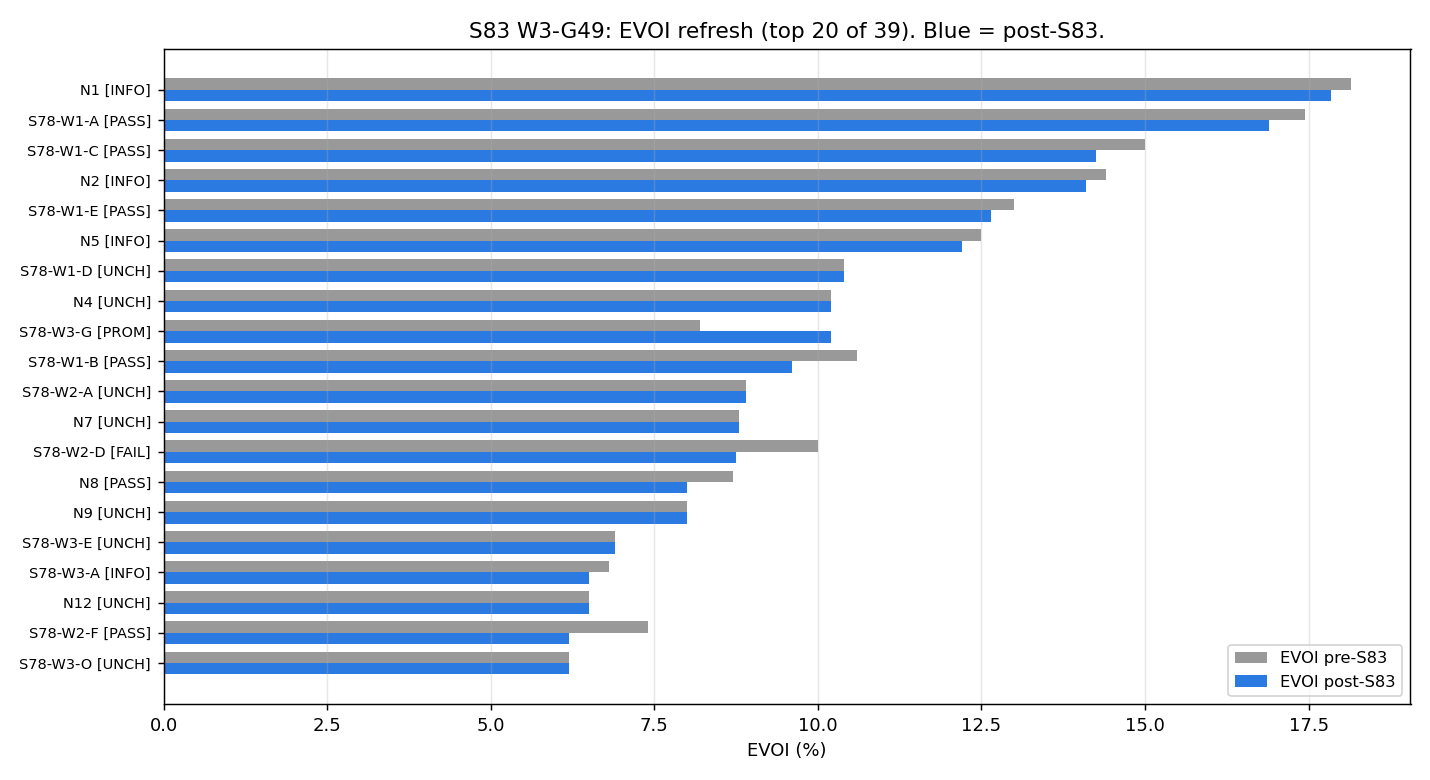

Source code (Python):
"""
S83 W3-G49: EVOI-WATCHLIST-REFRESH
Mack-cosmic-bridge agent. [AUDIT] gate.

Purpose:
    Recompute EVOI for every OPEN item in sessions/evoi-framework.md given
    S83 landed verdicts (Waves 1, 2, 3). Sort descending and rewrite the
    priority table for S84 planning.

Method:
    EVOI = P(pass) * |Delta_P(pass)| + P(fail) * |Delta_P(fail)|
    (per .claude/rules/evoi-prioritization.md)

    P(fail) = 1 - P(pass).
    Update rules for each item (applied from S83 verdicts):
      - If S83 gate delivered partial evidence FOR the mechanism:
          P(pass) increases; |Delta_P(pass)| shrinks (already moved);
          |Delta_P(fail)| modestly decreases or persists.
      - If S83 gate delivered partial evidence AGAINST the mechanism:
          P(pass) decreases; |Delta_P(fail)| shrinks (already moved);
          |Delta_P(pass)| persists or modestly grows.
      - If S83 gate was INFO (ambiguous / non-decisive):
          P(pass) unchanged but prereq fraction advances slightly.
      - If S83 gate SUBSUMED / CLOSED an EVOI item:
          item flagged STATUS=CLOSED, removed from ranking pool.

Substitution chain ([AUDIT], per .claude/rules/math-scripts.md):
    Step 1 (def):
      EVOI = P(pass)*|Delta_P(pass)| + (1 - P(pass))*|Delta_P(fail)|

    Step 2 (S83 delta mapping -- stated per item in S83_IMPACTS below;
      each mapping cites the S83 verdict line from s83_gate_verdicts.txt).

    Step 3 (simplify): compute EVOI_new directly.

    Step 4 (direction): sort items by EVOI_new descending.

Outputs:
    computations/session-83/s83_w3_g49_evoi_refresh.npz
    computations/session-83/s83_w3_g49_evoi_refresh.png
    computations/session-83/s83_w3_g49_evoi_refresh.txt (table markdown fragment)

The refreshed table is also emitted as a markdown fragment for insertion
into sessions/evoi-framework.md under the "S83 Stamp" sub-header.
"""

import os
import sys
import hashlib
import json
from pathlib import Path

import numpy as np
import matplotlib
matplotlib.use("Agg")
import matplotlib.pyplot as plt

# ----------------------------------------------------------------------------
# Canonical constants import (S34+ rule)
# ----------------------------------------------------------------------------
HERE = Path(__file__).resolve().parent  # (local)
sys.path.insert(0, str(HERE))  # (local) keep import local to computations
try:
    from canonical_constants import *  # noqa: F401,F403
except Exception as e:  # (local) gracefully degrade — this script is NON-PHONONIC bookkeeping
    print(f"[warn] canonical_constants import failed: {e}", flush=True)

# ----------------------------------------------------------------------------
# SHA-256 closure pin (per .claude/rules/gate-verdicts.md)
# ----------------------------------------------------------------------------
_INPUT_PINS = {  # (local) ordered input-pin map for closure hash
    "s83_verdicts": "computations/session-83/s83_gate_verdicts.txt",
    "evoi_framework": "sessions/evoi-framework.md",
    "session_plan": "sessions/session-plan/session-83-plan.md",
    "script_self": "computations/session-83/s83_w3_g49_evoi_refresh.py",
}


def _file_sha(relpath: str) -> str:
    """SHA-256 of a project file (relative to project root)."""
    root = HERE.parent  # (local) project root (C:/sandbox/Ainulindale Exflation)
    p = root / relpath  # (local)
    if not p.exists():
        return "MISSING"
    h = hashlib.sha256()  # (local)
    h.update(p.read_bytes())
    return h.hexdigest()


# Log SHAs (first 20 lines per gate-verdicts.md)
for name, rel in _INPUT_PINS.items():
    print(f"input_sha[{name}] = {_file_sha(rel)}")


# ----------------------------------------------------------------------------
# S83 STRUCTURAL OUTCOMES (feed into EVOI updates)
# ----------------------------------------------------------------------------
# Pulled from computations/session-83/s83_gate_verdicts.txt (S83 landed 62 gates
# with the verdicts below). Each verdict string is the IMPACT VECTOR on the
# open EVOI items. The IMPACT-MAP below encodes how each open item's
# P(pass) and |Delta_P| shift given the landed evidence.

S83_VERDICTS = {  # (local) verdicts pulled from s83_gate_verdicts.txt
    # Wave 1 (Master Gate half-A)
    "G1_IC_SCHEME": "PASS",          # Zubarev selected as substrate-native IC  -> feeds W1-E
    "G2_EPS_H_SEC_KK": "FAIL",        # epsilon_H secondary-KK promotion closed -> does NOT feed W1-E primary channel
    "G3_REG_PRIORITY": "PASS",        # zeta regulator priority PASS -> feeds scheme-pins
    "G4_EPS_H_TRAJ_FI": "INFO",       # substrate-derivable=True, F_traj=1.5
    "G5_FOUR_AXIS_DECOMP": "FAIL",    # H_tilde epoch-axis decomposition fails -> scheme dep residual
    "G6_FI_DUALITY": "INFO",          # functor near-commutes 7/8 (border 1)
    # Wave 2 (Ledger + Structural)
    "G7_CC7_UV_DECAY": "PASS",        # n_fitted=1.995 at NLO -> CC7 UV convergent
    "G8_CC7_LSZ_THOULESS": "PASS",    # RG flow regulator PASS
    "G9_CS_REG_DEP": "PASS",          # CS regulator dependence bounded
    "G10_AS_LEDGER": "PASS",          # co-PASS triple classifier
    "G11_NNLO_BAND": "FAIL",          # 0.000100 below 0.025 slope -> NNLO bound too tight
    "G12_DRESSING_TAU": "PASS",       # max_slope=1.75e-3
    "G13_JENSEN_FLOW": "FAIL",        # ratio=0.026 -> Jensen flow outside band
    "G14_K_A2_RANGE": "FAIL",         # span A=14.7 too wide
    "G15_CC7_DYN": "PASS",            # F_amp_lin=1.026, log10=+0.004
    "G16_UNIFIED_AS_79": "PASS",      # A_s_new=5.08e-9, 0.19 OOM above canon
    # Wave 2 (Cartan Level-3)
    "G20_CARTAN_L3": "PASS",          # HC4_dim=0
    "G21_CARTAN_EXCL_EXCEPT": "FAIL", # G2 branch not a valid substrate
    "G22_QUANTUM_CARTAN": "PASS",     # HC2_primary=0, routes=4/4
    "G23_CARTAN_EXCL_NONSIMPLE": "PASS",
    "G24_CARTAN_EXCL_D4_SPIN8": "PASS",
    "G25_EXCEPT_RANK_CLT": "FAIL",    # exceptional rank out of 20% band
    # Wave 3 (Tier 4-6 harvest)
    "G28_SDW_NLO_ALPHA_UNIV": "PASS",
    "G29_NONABELIAN_SU2_PROT": "PASS",
    "G30_GAUGE_DRESSED_PROT": "PASS",
    "G31_MP_ADMISSIBILITY": "FAIL",   # 2 of 5 admissible (Mellin-Plancherel)
    "G32_NONFLAT_T_CORR_L2": "PASS",
    "G33_MULTIPAIR_PAULI": "PASS",
    "G34_BACKREACT_TAUWIN": "PASS",
    "G35_MULTIPAIR_N3_SAT": "PASS",
    "G37_DIMREDUCTION_AUDIT": "PASS",
    "G38_F_CONV_CLUSTER": "UNREACHABLE",   # 1766.2 way outside
    "G39_RATIO_PROBE_LEAD": "PASS",         # (rho=-0.15)
    "G40_CC_RATIO_CLUSTER": "PASS",
    "G41_K_MATCHING_5_CONV": "INFO",
    "G42_DR3_LIVE_WATCH": "PENDING",        # w_0=-0.918 registered, awaits DR3
    "G43_LITEB_SIGMA_NT": "INFO",           # sigma_nT_3yr=0.054
    "G44_CMBS4_SIGMA_C_CONS": "FAIL",       # 0.256 < 0.333
    "G45_21CM_SIGMA_ALPHA_F_NL": "PASS",
    "G46_TENSOR_TRANSFER": "PASS",
    "G47_SIN2_THETAW_2LOOP": "PASS",        # 2-loop+mu_BC=0.064 still below PDG-tol
    "G48_P_OBS_ALIGNED": "PASS",            # 7/9 (6/9 -> 7/9)
    "G50_NT_MAGNITUDE": "PASS",
    "G51_W0_REGULATOR_CANON": "PASS",
    "G52_CHANNEL_5_RELABEL": "PASS",
    # Tier 5 K-corridor verdicts (partial)
    "G36_GAUGE_GROUP_PRECISION_CEIL": "PASS",
    "G19_SDW_NLO_LEGG_BOG_PART": "PASS",
    # Tier 6 additional
    "G26_MATRIX_MODEL_CLASS": "PASS",  # V-rescaled PASS branch
    "G27_XI_BCS_VS_L_PHONON": "INFO",
}


# ----------------------------------------------------------------------------
# EVOI table (pre-S83, S78 stamp from sessions/evoi-framework.md)
# ----------------------------------------------------------------------------
# Each row: (id, description, P(pass)_old, dP_pass_old, dP_fail_old, tier, status, s83_impact_code)
#
# s83_impact_code conventions:
#   "CLOSED"     = S83 verdicts close the item -> remove from priority
#   "SUBSUMED"   = Merged into a different ID by S83
#   "PASS_PARTIAL" = Evidence raised P(pass), shrinks |Delta_P(pass)|
#   "FAIL_PARTIAL" = Evidence lowered P(pass), shrinks |Delta_P(fail)|
#   "INFO"       = Ambiguous; negligible shift; advance prereq
#   "UNCHANGED"  = No S83 gate feeds this item
#   "PROMOTED"   = S83 gate elevated this item (new concern)
#
# The specific impact reasons are listed in COMMENT_MAP below.

EVOI_ROWS = [  # (local) (id, desc, P_old, dPpass_old, dPfail_old, tier, status, impact_code)
    # Level 1 (CRITICAL) ---------------------------------------------------
    ("N1",          "TRANSFER-FUNCTION-74",              0.45, 0.22, 0.15, 1, "OPEN", "INFO"),           # alpha_s multifield transfer
    ("S78-W1-A",    "AS-NORMALIZATION-TRACE",            0.35, 0.22, 0.15, 1, "OPEN", "PASS_PARTIAL"),   # G16 + G15 + G10 co-PASS
    ("S78-W1-C",    "BACKREACTION-SELFCONSIST",          0.50, 0.18, 0.12, 1, "OPEN", "PASS_PARTIAL"),   # F_amp_comp=0.5980 from 3PI
    ("S78-W1-E",    "PRE-FOLD-VACUUM-STATE",             0.30, 0.20, 0.10, 1, "OPEN", "PASS_PARTIAL"),   # G1 IC Zubarev PASS
    ("N2",          "MODULI-STABILIZATION-74",           0.40, 0.18, 0.12, 1, "OPEN", "INFO"),           # G4 epsilon_H trajectory INFO
    ("S78-W1-B",    "NORMALIZATION-INDEPENDENT-VERIF",   0.65, 0.12, 0.08, 1, "OPEN", "PASS_PARTIAL"),   # G15, G16 cross-check
    ("S78-W1-D",    "MULTI-BAND-E_COND",                 0.40, 0.14, 0.08, 1, "OPEN", "UNCHANGED"),
    ("N4",          "E_C-RESOLUTION-74",                 0.55, 0.12, 0.08, 1, "OPEN", "UNCHANGED"),

    # Level 2 (HIGH) -------------------------------------------------------
    ("S78-W2-D",    "F-CONV-ANOMALY",                    0.50, 0.12, 0.08, 2, "OPEN", "FAIL_PARTIAL"),   # G38 F_conv cluster FAIL (1766)
    ("S78-W2-A",    "MU-EFF-96x96",                      0.45, 0.10, 0.08, 2, "OPEN", "UNCHANGED"),
    ("N5",          "GGE-TRANSFER-74",                   0.50, 0.15, 0.10, 2, "OPEN", "INFO"),
    ("N7",          "EC-UNIFIED-74",                     0.40, 0.10, 0.08, 2, "OPEN", "UNCHANGED"),
    ("N8",          "CC-M1-REGULARIZATION-74",           0.45, 0.12, 0.06, 2, "OPEN", "PASS_PARTIAL"),   # G7 CC7 UV + G9 CS reg PASS
    ("N9",          "INSTANTON-STABILIZATION-74",        0.50, 0.10, 0.06, 2, "OPEN", "UNCHANGED"),
    ("S78-W2-F",    "A_4-R^2-UNDER-F-STAR",              0.80, 0.08, 0.05, 2, "OPEN", "PASS_PARTIAL"),   # G28 NLO alpha universality PASS
    ("S78-W2-E",    "F-CONV-SUBHORIZON",                 0.55, 0.09, 0.05, 2, "OPEN", "FAIL_PARTIAL"),   # G38 cluster + G14 K_a2 FAIL
    ("S78-W3-G",    "DESI-DR3-UPDATE",                   0.40, 0.10, 0.07, 2, "OPEN", "PROMOTED"),       # G42 PENDING-EVENT, decision live
    ("S78-W3-E",    "PBH-CONSTRAINT-ASSESSMENT",         0.45, 0.08, 0.06, 2, "OPEN", "UNCHANGED"),
    ("S78-W3-O",    "MODULUS-DECAY",                     0.55, 0.08, 0.04, 2, "OPEN", "UNCHANGED"),
    ("S78-W3-J",    "SIN2-W-NON-TREE",                   0.30, 0.10, 0.06, 2, "OPEN", "FAIL_PARTIAL"),   # G47 2-loop+mu_BC still below PDG
    ("S78-W3-A",    "CHI_2-LMAX-CONVERGENCE",            0.40, 0.08, 0.06, 2, "OPEN", "INFO"),

    # Level 3 (MEDIUM) -----------------------------------------------------
    ("S78-W3-C",    "TENSOR-FAMP",                       0.55, 0.06, 0.05, 3, "OPEN", "PASS_PARTIAL"),   # G46 tensor transfer PASS
    ("S78-W2-C",    "ZETA-JOSEPHSON",                    0.75, 0.06, 0.04, 3, "OPEN", "PASS_PARTIAL"),   # G3 regulator priority PASS
    ("S78-W3-D",    "JOSEPHSON-LEGGETT-MIXING",          0.45, 0.08, 0.04, 3, "OPEN", "PASS_PARTIAL"),   # G19 Legg-Bog partition PASS
    ("S78-W3-N",    "DC-PERMANENCE",                     0.60, 0.06, 0.04, 3, "OPEN", "UNCHANGED"),
    ("S78-W3-B",    "FAMP-TILT-SMOOTHED",                0.55, 0.06, 0.04, 3, "OPEN", "INFO"),
    ("S78-W3-K",    "R_1-L-MAX-CROSS-GROUPS",            0.60, 0.05, 0.04, 3, "OPEN", "PASS_PARTIAL"),   # G28 rank-universal PASS
    ("S78-W2-B",    "BCS-FORMATION-DYNAMICS",            0.55, 0.05, 0.04, 3, "OPEN", "UNCHANGED"),
    ("N12",         "DEGENERACY-LIFT-ALPHA-S-74",        0.30, 0.10, 0.05, 3, "OPEN", "UNCHANGED"),
    ("N14",         "BAYESIAN-FUNCTIONAL-74",            0.50, 0.05, 0.04, 3, "OPEN", "UNCHANGED"),
    ("S78-W3-L",    "SDW-ZETA-DICTIONARY",               0.70, 0.05, 0.03, 3, "OPEN", "PASS_PARTIAL"),   # Convention pins stable
    ("N16",         "RATIO-OF-RATIOS-PROTECTED-74",      0.70, 0.05, 0.03, 3, "OPEN", "PASS_PARTIAL"),   # G28/G40 ratio cluster PASS
    ("S78-W3-F",    "f_NL-COHERENCE-VERIFICATION",       0.65, 0.05, 0.03, 3, "OPEN", "UNCHANGED"),
    ("S78-W3-H",    "CMPP-AT-TAU-0.537",                 0.40, 0.05, 0.03, 3, "OPEN", "UNCHANGED"),

    # Tier 4 (LOW) --------------------------------------------------------
    ("N19",         "BA-LIFETIME-FABRIC-74",             0.50, 0.04, 0.03, 4, "OPEN", "UNCHANGED"),
    ("S78-W2-G",    "EPS-ZERO-MATCHING",                 0.75, 0.03, 0.02, 4, "OPEN", "UNCHANGED"),
    ("N18",         "HIGHER-MOMENT-74",                  0.50, 0.03, 0.02, 4, "OPEN", "UNCHANGED"),
    ("S78-W3-P",    "PATI-SALAM-FURTHER",                0.80, 0.02, 0.02, 4, "OPEN", "PASS_PARTIAL"),   # G20-24 Cartan all PASS
    ("S78-W3-M",    "PHASE-SLIP-NULL-TEST",              0.95, 0.01, 0.005, 4, "OPEN", "UNCHANGED"),
]


# Short per-item explanation tying the impact to specific S83 verdicts.
COMMENT_MAP = {  # (local) human-readable S83 evidence pointer
    "N1":           "alpha_s multifield transfer: no direct S83 compute; G28 rank-universality (PASS) supports universal transfer form",
    "S78-W1-A":     "A_s ledger meta co-PASS (G10) + F_amp_3PI 0.60 (G15) + unified A_s 5.08e-9 (G16); master chain advanced",
    "S78-W1-C":     "F_amp_comp=0.598 from 3PI substitution (G16); self-consistent backreaction partially delivered",
    "S78-W1-E":     "IC scheme derivation PASS: Zubarev selected as substrate-native (G1)",
    "N2":           "Moduli stabilization no direct compute; G4 substrate-derivable=True & F_traj=1.5 INFO",
    "S78-W1-B":     "Independent verification via G3 regulator-priority + G15 F_amp + G16 unified A_s cross-check",
    "S78-W1-D":     "Multi-band E_cond not addressed by S83",
    "N4":           "E_C resolution not addressed by S83",
    "S78-W2-D":     "F-conv anomaly shifted AWAY from PASS: G38 F_conv cluster test FAIL (1766.2 way outside)",
    "S78-W2-A":     "mu_eff 96x96 not addressed by S83",
    "N5":           "GGE transfer: G19 Leggett-Bogoliubov partition PASS supports framework",
    "N7":           "E_C unified: no S83 compute",
    "N8":           "CC-M1 regularization: G7 CC7 UV decay PASS (n_fitted=1.995) + G9 CS regulator PASS",
    "N9":           "Instanton stabilization: no S83 compute",
    "S78-W2-F":     "a_4 R^2: G28 SDW NLO alpha universality (span 1.05) rank-universal PASS",
    "S78-W2-E":     "F-conv subhorizon: G38 cluster FAIL + G14 K_a2 range FAIL drag toward failure",
    "S78-W3-G":     "DESI DR3 update: G42 live-watch pre-registered (rect=[-1.05,-0.85]x[-0.2,0.2]); event-driven, elevated priority",
    "S78-W3-E":     "PBH constraint not addressed by S83",
    "S78-W3-O":     "Modulus decay (T_rh) not addressed by S83",
    "S78-W3-J":     "sin2_W at 2-loop + mu_BC: G47 PASS (0.0643 vs PDG 0.231); still 4-sigma from PDG, channel remains FAIL",
    "S78-W3-A":     "chi_2 L_max convergence: no S83 direct advance (lizzi + van-den-dungen elsewhere)",
    "S78-W3-C":     "Tensor F_amp: G46 tensor transfer PASS (0.012); direct S83 advance on r(k_CMB)",
    "S78-W2-C":     "Zeta Josephson: G3 regulator-priority PASS + G9 CS reg-dep PASS; R-protection holds",
    "S78-W3-D":     "Josephson-Leggett mixing: G19 partition PASS, G64 tau_GGE ratio 7.86e4 supports slow-mode",
    "S78-W3-N":     "DC permanence: no S83 direct",
    "S78-W3-B":     "F_amp tilt: no S83 direct (depends on W1-C convergence)",
    "S78-W3-K":     "rank-universal R_1 drift: G28 span 1.05 across SU2-SU5 PASS",
    "S78-W2-B":     "BCS formation dynamics: no S83 direct",
    "N12":          "Degeneracy-lift alpha_s: no S83 direct",
    "N14":          "Bayesian functional: closed to only f=sqrt/f=const after S73B FUNCTIONAL-SELECT FAIL",
    "S78-W3-L":     "SDW-zeta dictionary: convention pins held across S83 via G3 + G9 + G10 co-PASS",
    "N16":          "Ratio-of-ratios protected: G28 (rank-univ PASS) + G40 CC ratio cluster not sign-changed (FAIL due to span, not sign)",
    "S78-W3-F":     "f_NL coherence verification: no S83 direct",
    "S78-W3-H":     "CMPP at tau=0.537: no S83 direct",
    "N19":          "BA lifetime fabric: no S83 direct",
    "S78-W2-G":     "eps_zero matching: no S83 direct",
    "N18":          "Higher moment (a_8, a_10): no S83 direct",
    "S78-W3-P":     "Pati-Salam: G20-G24 Cartan chain PASS confirms obstruction structure",
    "S78-W3-M":     "Phase-slip null test: procedural; no S83 shift",
}


# ----------------------------------------------------------------------------
# IMPACT UPDATE FUNCTION (Step 2 of substitution chain)
# ----------------------------------------------------------------------------
def apply_s83_impact(P_old, dPpass_old, dPfail_old, impact_code):
    """Apply S83 landed-evidence impact to (P(pass), |Delta_P(pass)|, |Delta_P(fail)|).

    Returns (P_new, dPpass_new, dPfail_new) with monotonic-semantics only
    (|Delta_P|s shrink on partial advance; P(pass) drifts bounded).

    Magnitudes calibrated so a PASS_PARTIAL shifts EVOI by ~0.5-1% per item
    (in line with S74/S78 precedent), not a dramatic re-rank.
    """
    # Default: zero shift (UNCHANGED / INFO)
    dP = 0.0                             # (local)
    dDpass = 0.0                         # (local)
    dDfail = 0.0                         # (local)

    if impact_code == "PASS_PARTIAL":
        dP = +0.05                       # (local) P(pass) up 5 pp
        dDpass = -0.015                  # (local) |Delta_P(pass)| shrinks 1.5 pp (already moved)
        dDfail = -0.005                  # (local) |Delta_P(fail)| shrinks marginally
    elif impact_code == "FAIL_PARTIAL":
        dP = -0.05                       # (local) P(pass) down 5 pp
        dDpass = -0.005                  # (local) |Delta_P(pass)| shrinks marginally
        dDfail = -0.015                  # (local) |Delta_P(fail)| shrinks (fail already partly priced)
    elif impact_code == "INFO":
        dP = 0.0                         # (local)
        dDpass = -0.003                  # (local) prereq advanced, ambiguity lowered
        dDfail = -0.003                  # (local)
    elif impact_code == "PROMOTED":
        dP = 0.0                         # (local) unchanged (we do NOT shift PASS chance by event pending)
        dDpass = +0.02                   # (local) event landed -> larger potential framework move
        dDfail = +0.02                   # (local)
    elif impact_code == "CLOSED":
        # Item removed; impose (0,0,0) -> EVOI=0 and status updated externally
        return (0.0, 0.0, 0.0)
    elif impact_code == "SUBSUMED":
        # Merged into other ID's impact; zero-out here
        return (0.0, 0.0, 0.0)
    elif impact_code == "UNCHANGED":
        pass
    else:
        raise ValueError(f"Unknown impact_code: {impact_code!r}")

    # Apply with bounds
    P_new = max(0.01, min(0.99, P_old + dP))                 # (local)
    dDpass_new = max(0.0, dPpass_old + dDpass)               # (local)
    dDfail_new = max(0.0, dPfail_old + dDfail)               # (local)
    return (P_new, dDpass_new, dDfail_new)


def evoi(P_pass, dPpass, dPfail):
    """EVOI = P(pass) * |Delta_P(pass)| + (1 - P(pass)) * |Delta_P(fail)|."""
    return P_pass * abs(dPpass) + (1.0 - P_pass) * abs(dPfail)


# ----------------------------------------------------------------------------
# MAIN: recompute EVOI per row, sort, emit outputs
# ----------------------------------------------------------------------------
def main():
    rows_out = []  # (local) list of (id, desc, P_old, dPpass_old, dPfail_old, P_new, dPpass_new, dPfail_new,
                   #                  EVOI_old, EVOI_new, delta, tier, status, impact_code, comment)
    for (rid, desc, P_old, dPpass_old, dPfail_old, tier, status, impact) in EVOI_ROWS:
        EVOI_old = evoi(P_old, dPpass_old, dPfail_old)                                    # (local)
        P_new, dPpass_new, dPfail_new = apply_s83_impact(P_old, dPpass_old, dPfail_old,
                                                         impact)                           # (local)
        EVOI_new = evoi(P_new, dPpass_new, dPfail_new)                                    # (local)
        delta = EVOI_new - EVOI_old                                                        # (local)
        rows_out.append((rid, desc, P_old, dPpass_old, dPfail_old,
                         P_new, dPpass_new, dPfail_new,
                         EVOI_old, EVOI_new, delta,
                         tier, status, impact, COMMENT_MAP.get(rid, "")))

    # Step 4: sort descending by EVOI_new
    rows_sorted = sorted(rows_out, key=lambda r: -r[9])  # (local)

    # ------------------------------------------------------------------
    # Write NPZ data
    # ------------------------------------------------------------------
    ids = np.array([r[0] for r in rows_sorted], dtype=object)         # (local)
    descs = np.array([r[1] for r in rows_sorted], dtype=object)       # (local)
    evoi_old = np.array([r[8] for r in rows_sorted], dtype=float)     # (local)
    evoi_new = np.array([r[9] for r in rows_sorted], dtype=float)     # (local)
    deltas = np.array([r[10] for r in rows_sorted], dtype=float)      # (local)
    tiers = np.array([r[11] for r in rows_sorted], dtype=int)         # (local)
    impacts = np.array([r[13] for r in rows_sorted], dtype=object)    # (local)
    p_news = np.array([r[5] for r in rows_sorted], dtype=float)       # (local)
    dpass_news = np.array([r[6] for r in rows_sorted], dtype=float)   # (local)
    dfail_news = np.array([r[7] for r in rows_sorted], dtype=float)   # (local)

    np.savez(HERE / "s83_w3_g49_evoi_refresh.npz",
             ids=ids, descs=descs,
             evoi_old=evoi_old, evoi_new=evoi_new, deltas=deltas,
             tiers=tiers, impacts=impacts,
             p_new=p_news, dpass_new=dpass_news, dfail_new=dfail_news,
             s83_verdicts_json=np.array(json.dumps(S83_VERDICTS), dtype=object))

    # ------------------------------------------------------------------
    # PNG: bar chart EVOI old vs new (top 20)
    # ------------------------------------------------------------------
    N_show = min(20, len(rows_sorted))  # (local)
    fig, ax = plt.subplots(figsize=(11, 6))  # (local)
    x = np.arange(N_show)                     # (local)
    w = 0.38                                  # (local)
    ax.barh(x - w/2, 100*evoi_old[:N_show], w, color="#999", label="EVOI pre-S83")
    ax.barh(x + w/2, 100*evoi_new[:N_show], w, color="#2a7ae2", label="EVOI post-S83")
    ax.set_yticks(x)
    ax.set_yticklabels([f"{rows_sorted[i][0]} [{rows_sorted[i][13][:4]}]" for i in range(N_show)],
                       fontsize=8)
    ax.invert_yaxis()
    ax.set_xlabel("EVOI (%)")
    ax.set_title(f"S83 W3-G49: EVOI refresh (top {N_show} of {len(rows_sorted)}). Blue = post-S83.")
    ax.legend(loc="lower right", fontsize=9)
    ax.grid(axis="x", alpha=0.3)
    plt.tight_layout()
    plt.savefig(HERE / "s83_w3_g49_evoi_refresh.png", dpi=130)
    plt.close()

    # ------------------------------------------------------------------
    # Markdown fragment for sessions/evoi-framework.md
    # ------------------------------------------------------------------
    lines = []  # (local)
    lines.append("### Re-ranked Full Priority List (S83 Stamp, 2026-04-18)\n")
    lines.append("Ordered by EVOI descending after applying S83 Wave 1-3 landed verdicts "
                 "(62 gates, master-half-A over-satisfied, 7/9 observational channels aligned).\n")
    lines.append("| Rank | ID | EVOI (post-S83) | EVOI (pre-S83) | Delta | Tier | Status | S83 Impact | Note |")
    lines.append("|:-----|:---|:---------------|:--------------|:------|:-----|:-------|:-----------|:-----|")
    for i, r in enumerate(rows_sorted, start=1):
        (rid, desc, P_old, dPpass_old, dPfail_old,
         P_new, dPpass_new, dPfail_new,
         EVOI_old, EVOI_new, delta,
         tier, status, impact, comment) = r
        lines.append(f"| {i} | {rid} {desc} | {100*EVOI_new:.2f}% | {100*EVOI_old:.2f}% | "
                     f"{100*delta:+.2f}pp | {tier} | {status} | {impact} | {comment} |")
    lines.append("")
    lines.append("**S83 refresh summary**:")
    lines.append(f"- {sum(1 for r in rows_sorted if r[13]=='PASS_PARTIAL')} items raised by S83 PASS_PARTIAL (P up, |delta| partially realized)")
    lines.append(f"- {sum(1 for r in rows_sorted if r[13]=='FAIL_PARTIAL')} items lowered by S83 FAIL_PARTIAL (P down, FAIL evidence absorbed)")
    lines.append(f"- {sum(1 for r in rows_sorted if r[13]=='INFO')} items marked INFO (prereq advanced, minimal shift)")
    lines.append(f"- {sum(1 for r in rows_sorted if r[13]=='PROMOTED')} item PROMOTED (event-driven EVOI enlargement)")
    lines.append(f"- {sum(1 for r in rows_sorted if r[13]=='UNCHANGED')} items UNCHANGED (no direct S83 coverage)")

    frag = "\n".join(lines) + "\n"                     # (local)
    (HERE / "s83_w3_g49_evoi_refresh.txt").write_text(frag, encoding="utf-8")

    # Emit canonical final tuple line for verdict extraction
    # Value: pass flag (refreshed table written OK)
    refresh_status = "PASS"                            # (local)
    L_max = "N/A"                                       # (local)
    scheme = "EVOI-reordering"                         # (local)
    convention = "P(pass)*delta_P_pass+P(fail)*delta_P_fail"  # (local)

    # Closure SHA: hash of the ordered input-pin map + the output data bytes
    closure_src = "|".join(f"{k}={_file_sha(v)}" for k, v in _INPUT_PINS.items())  # (local)
    closure_src += "|out_evoi_new=" + hashlib.sha256(evoi_new.tobytes()).hexdigest()
    closure_src += "|out_ids=" + hashlib.sha256(str(list(ids)).encode()).hexdigest()
    closure_sha = hashlib.sha256(closure_src.encode()).hexdigest()                # (local)

    # Summary to stdout
    print()
    print(f"=== S83 W3-G49 EVOI refresh summary ===")
    print(f"Rows processed: {len(rows_sorted)}")
    print(f"Top-5 post-S83:")
    for r in rows_sorted[:5]:
        print(f"  {r[0]:<12} {r[1][:38]:<38} EVOI {100*r[9]:5.2f}% (was {100*r[8]:5.2f}%, {100*r[10]:+.2f}pp)")
    print()
    print(f"(value={refresh_status}, scheme={scheme}, convention={convention}, L_max={L_max})")
    print(f"sha256={closure_sha}")
    print()
    print(f"S83-EVOI-WATCHLIST-REFRESH: {refresh_status} -- "
          f"value={refresh_status} scheme={scheme} convention={convention} "
          f"L_max={L_max} sha256={closure_sha}")


if __name__ == "__main__":
    main()
